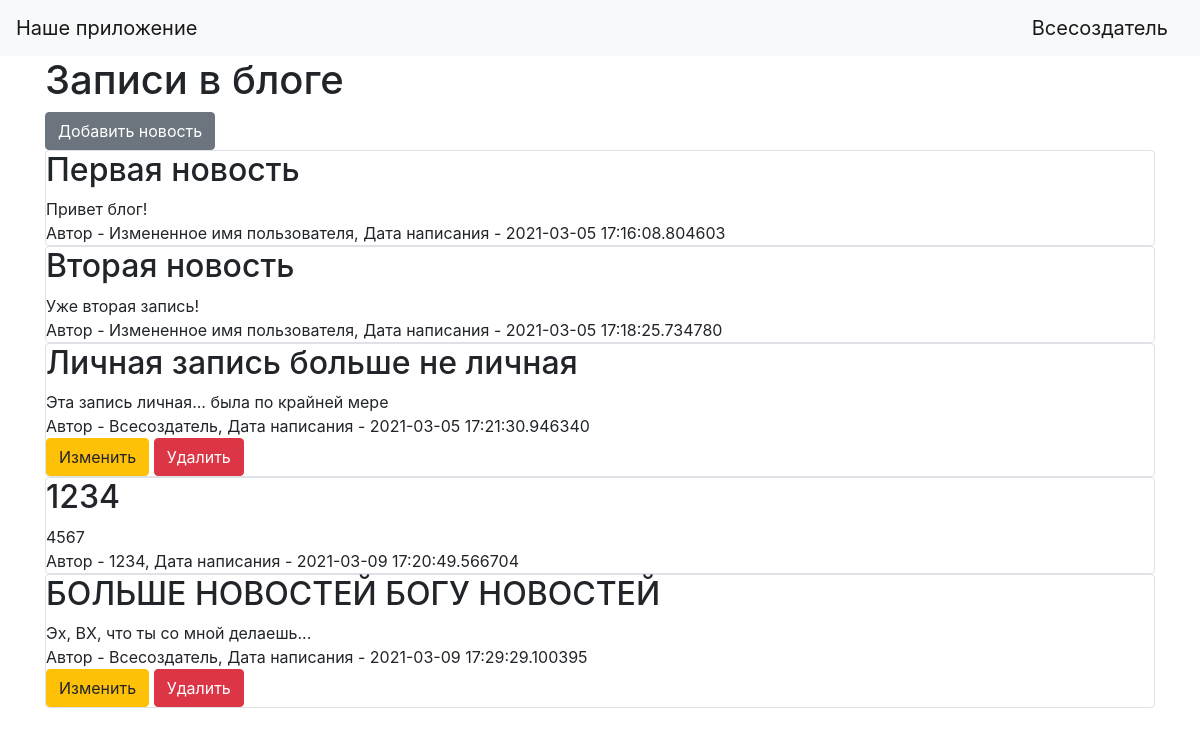
/ (signed in), run on the app's committed database.
### data/users.py (models this page shows, shortened)
class User(SqlAlchemyBase, UserMixin):
    __tablename__ = 'users'
    id = sqlalchemy.Column(sqlalchemy.Integer,
                           primary_key=True, autoincrement=True)
    name = sqlalchemy.Column(sqlalchemy.String, nullable=True)
    about = sqlalchemy.Column(sqlalchemy.String, nullable=True)
    email = sqlalchemy.Column(sqlalchemy.String,
                              index=True, unique=True, nullable=True)
    hashed_password = sqlalchemy.Column(sqlalchemy.String, nullable=True)
    created_date = sqlalchemy.Column(sqlalchemy.DateTime,
                                     default=datetime.datetime.now)
    news = orm.relation("News", back_populates='user')

### data/news.py (models this page shows)
class News(SqlAlchemyBase):
    __tablename__ = 'news'
    id = sqlalchemy.Column(sqlalchemy.Integer,
                           primary_key=True, autoincrement=True)
    title = sqlalchemy.Column(sqlalchemy.String, nullable=True)
    content = sqlalchemy.Column(sqlalchemy.String, nullable=True)
    created_date = sqlalchemy.Column(sqlalchemy.DateTime,
                                     default=datetime.datetime.now)
    is_private = sqlalchemy.Column(sqlalchemy.Boolean, default=True)
    user_id = sqlalchemy.Column(sqlalchemy.Integer,
                                sqlalchemy.ForeignKey("users.id"))
    user = orm.relation('User')

### blog.py (the view)
@app.route("/")
def index():
    db_sess = db_session.create_session()
    if current_user.is_authenticated:
        news = db_sess.query(News).filter(
            (News.user == current_user) | (News.is_private != True))
    else:
        news = db_sess.query(News).filter(News.is_private != True)
    return render_template("index.html", news=news)

### blog.py (called while the page is built)
@login_manager.user_loader
def load_user(user_id):
    db_sess = db_session.create_session()
    return db_sess.query(User).get(user_id)

### data/db_session.py (called while the page is built)
def create_session() -> Session:
    global __factory
    return __factory()

### templates/index.html
{% extends "base.html" %}
{% block content %}
<h1>Записи в блоге</h1>
{% if current_user.is_authenticated %}
    <a href="news" class="btn btn-secondary">Добавить новость</a>
{% endif %}
{% for item in news%}
<div class="col-md6 border rounded">
    <h2>{{item.title}}</h2>
    <div>
        {{item.content}}
    </div>
    <div>
        Автор - {{item.user.name}}, Дата написания - {{item.created_date}}
        {% if current_user.is_authenticated and current_user == item.user %}
    <div>
        <a href="/news/{{ item.id }}" class="btn btn-warning">
            Изменить
        </a>
        <a href="/news_delete/{{ item.id }}" class="btn btn-danger">
            Удалить
        </a>
    </div>
{% endif %}
    </div>
</div>
{% endfor %}
{% endblock %}

### templates/base.html (shortened to what this page needs)
<!doctype html>
<html lang="en">
<head>
    <link rel="stylesheet"
          href="https://stackpath.bootstrapcdn.com/bootstrap/4.4.1/css/bootstrap.min.css"
>
</head>
<body>
<header>
    <nav class="navbar navbar-light bg-light">
        <a class="navbar-brand" href="#">Наше приложение</a>
    {% if current_user.is_authenticated %}
    <a class="navbar-brand" href="/logout">{{ current_user.name }}</a>
{% else %}
    <p>
        <a class="btn btn-primary " href="/register">Зарегистрироваться</a>
        <a class="btn btn-success" href="/login">Войти</a>
    </p>
    </nav>
{% endif %}
</header>
<main role="main" class="container">
    {% block content %}{% endblock %}
</main>
</body>
</html>

### data on the page
User: name "Всесоздатель"
News: title "Первая новость", content "Привет блог!", user.name "Измененное имя пользователя", created_date "2021-03-05 17:16:08.804603"
News: title "Вторая новость", content "Уже вторая запись!", user.name "Измененное имя пользователя", created_date "2021-03-05 17:18:25.734780"
News: title "Личная запись больше не личная", content "Эта запись личная... была по крайней мере", user.name "Всесоздатель", created_date "2021-03-05 17:21:30.946340"
News: title "1234", content "4567", user.name "1234", created_date "2021-03-09 17:20:49.566704"
News: title "БОЛЬШЕ НОВОСТЕЙ БОГУ НОВОСТЕЙ", content "Эх, ВХ, что ты со мной делаешь...", user.name "Всесоздатель", created_date "2021-03-09 17:29:29.100395"
